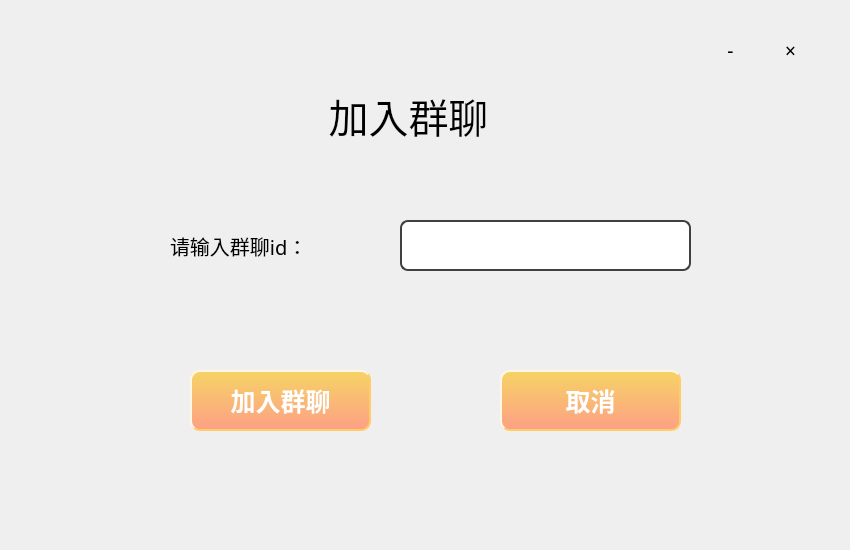
<?xml version="1.0" encoding="UTF-8"?>
<ui version="4.0">
 <class>addgroup</class>
 <widget class="QDialog" name="addgroup">
  <property name="geometry">
   <rect>
    <x>0</x>
    <y>0</y>
    <width>850</width>
    <height>550</height>
   </rect>
  </property>
  <property name="windowTitle">
   <string>Dialog</string>
  </property>
  <widget class="QLabel" name="label_2">
   <property name="geometry">
    <rect>
     <x>210</x>
     <y>70</y>
     <width>397</width>
     <height>91</height>
    </rect>
   </property>
   <property name="font">
    <font>
     <family>Microsoft YaHei</family>
     <pointsize>30</pointsize>
     <weight>50</weight>
     <bold>false</bold>
    </font>
   </property>
   <property name="text">
    <string>加入群聊</string>
   </property>
   <property name="alignment">
    <set>Qt::AlignCenter</set>
   </property>
  </widget>
  <widget class="QLabel" name="label_3">
   <property name="geometry">
    <rect>
     <x>0</x>
     <y>0</y>
     <width>850</width>
     <height>550</height>
    </rect>
   </property>
   <property name="styleSheet">
    <string notr="true">border-image: url(:/pic/background.png);</string>
   </property>
   <property name="text">
    <string/>
   </property>
  </widget>
  <widget class="QToolButton" name="minimize">
   <property name="geometry">
    <rect>
     <x>710</x>
     <y>30</y>
     <width>41</width>
     <height>41</height>
    </rect>
   </property>
   <property name="font">
    <font>
     <family>Microsoft YaHei</family>
     <pointsize>14</pointsize>
    </font>
   </property>
   <property name="cursor">
    <cursorShape>PointingHandCursor</cursorShape>
   </property>
   <property name="text">
    <string>-</string>
   </property>
   <property name="autoRaise">
    <bool>true</bool>
   </property>
  </widget>
  <widget class="QToolButton" name="close">
   <property name="geometry">
    <rect>
     <x>770</x>
     <y>30</y>
     <width>41</width>
     <height>41</height>
    </rect>
   </property>
   <property name="font">
    <font>
     <family>Microsoft YaHei</family>
     <pointsize>14</pointsize>
    </font>
   </property>
   <property name="cursor">
    <cursorShape>PointingHandCursor</cursorShape>
   </property>
   <property name="text">
    <string>×</string>
   </property>
   <property name="autoRaise">
    <bool>true</bool>
   </property>
  </widget>
  <widget class="QLabel" name="label">
   <property name="geometry">
    <rect>
     <x>170</x>
     <y>210</y>
     <width>241</width>
     <height>71</height>
    </rect>
   </property>
   <property name="font">
    <font>
     <family>Microsoft YaHei</family>
     <pointsize>15</pointsize>
    </font>
   </property>
   <property name="text">
    <string>请输入群聊id：</string>
   </property>
  </widget>
  <widget class="QLineEdit" name="getGroupId">
   <property name="geometry">
    <rect>
     <x>400</x>
     <y>220</y>
     <width>291</width>
     <height>51</height>
    </rect>
   </property>
   <property name="font">
    <font>
     <family>Microsoft YaHei</family>
     <pointsize>14</pointsize>
    </font>
   </property>
   <property name="styleSheet">
    <string notr="true">QLineEdit {
	border: 2px solid #404040; /* 边框宽度为1px，颜色为#A0A0A0 */
	border-radius: 8px; /* 边框圆角 */
	padding-left: 5px; /* 文本距离左边界有5px */
	background-color: #FFFFFF; /* 背景颜色 */
	color: #0A0A0A; /* 文本颜色 */
	selection-background-color: #298DFF; /* 选中文本的背景颜色 */
	selection-color: #F2F2F2; /* 选中文本的颜色 */
	font-family: &quot;Microsoft YaHei&quot;; /* 文本字体族 */
	font-size: 14pt; /* 文本字体大小 */
}

QLineEdit:hover { /* 鼠标悬浮在QLineEdit时的状态 */
	border: 2px solid #00EE76;
	border-radius: 8px;
	background-color: #FFFFFF;
        color: #0A0A0A;
        selection-background-color: #298DFF;
	selection-color: #F2F2F2;
}

QLineEdit.long-width {
	border-width: 8px 12px; /* 第一个值是垂直边框宽度，第二个值是水平边框宽度 */
}
</string>
   </property>
  </widget>
  <widget class="QPushButton" name="groupAdded">
   <property name="geometry">
    <rect>
     <x>190</x>
     <y>370</y>
     <width>181</width>
     <height>61</height>
    </rect>
   </property>
   <property name="styleSheet">
    <string notr="true">QPushButton
{
    color:#ffffff; /*文字颜色*/
    background-color:qlineargradient(x1: 0, y1: 0, x2: 0, y2: 1, stop:0 #f6d365, stop: 1 #fda085);/*背景色*/
    border-style:outset; /*边框风格*/
    border-width:2px;/*边框宽度*/
    border-color:#FFCC66; /*边框颜色*/
    border-radius:10px; /*边框倒角*/
    font:Bold 25px; /*字体*/
    font-family: &quot;Microsoft YaHei&quot;;
    min-width:100px;/*控件最小宽度*/
    min-height:20px;/*控件最小高度*/
    padding:4px;/*内边距*/
}
 
QPushButton:hover
{
    color:#ffffff; /*文字颜色*/
    background-color:qlineargradient(x1: 0, y1: 0, x2: 0, y2: 1, stop:0 #fda085, stop: 1 #fee140);/*背景色*/
    border-style:outset; /*边框风格*/
    border-width:2px;/*边框宽度*/
    border-color:#FFCC66; /*边框颜色*/
    border-radius:10px; /*边框倒角*/
    font:bold 25px; /*字体*/
    font-family: &quot;Microsoft YaHei&quot;;
    min-width:100px;/*控件最小宽度*/
    min-height:20px;/*控件最小高度*/
    padding:4px;/*内边距*/
}
QPushButton:pressed
{
    color:#ffffff; /*文字颜色*/
    background-color:qlineargradient(x1: 0, y1: 0, x2: 0, y2: 1, stop:0 #fda085, stop: 1 #43e97b);/*背景色*/
    border-style:outset; /*边框风格*/
    border-width:2px;/*边框宽度*/
    border-color:#FFCC66; /*边框颜色*/
    border-radius:10px; /*边框倒角*/
    font:bold 25px; /*字体*/
    font-family: &quot;Microsoft YaHei&quot;;
    min-width:100px;/*控件最小宽度*/
    min-height:20px;/*控件最小高度*/
    padding:4px;/*内边距*/
}



</string>
   </property>
   <property name="text">
    <string>加入群聊</string>
   </property>
  </widget>
  <widget class="QPushButton" name="canceled">
   <property name="geometry">
    <rect>
     <x>500</x>
     <y>370</y>
     <width>181</width>
     <height>61</height>
    </rect>
   </property>
   <property name="styleSheet">
    <string notr="true">QPushButton
{
    color:#ffffff; /*文字颜色*/
    background-color:qlineargradient(x1: 0, y1: 0, x2: 0, y2: 1, stop:0 #f6d365, stop: 1 #fda085);/*背景色*/
    border-style:outset; /*边框风格*/
    border-width:2px;/*边框宽度*/
    border-color:#FFCC66; /*边框颜色*/
    border-radius:10px; /*边框倒角*/
    font:Bold 25px; /*字体*/
    font-family: &quot;Microsoft YaHei&quot;;
    min-width:100px;/*控件最小宽度*/
    min-height:20px;/*控件最小高度*/
    padding:4px;/*内边距*/
}
 
QPushButton:hover
{
    color:#ffffff; /*文字颜色*/
    background-color:qlineargradient(x1: 0, y1: 0, x2: 0, y2: 1, stop:0 #fda085, stop: 1 #fee140);/*背景色*/
    border-style:outset; /*边框风格*/
    border-width:2px;/*边框宽度*/
    border-color:#FFCC66; /*边框颜色*/
    border-radius:10px; /*边框倒角*/
    font:bold 25px; /*字体*/
    font-family: &quot;Microsoft YaHei&quot;;
    min-width:100px;/*控件最小宽度*/
    min-height:20px;/*控件最小高度*/
    padding:4px;/*内边距*/
}
QPushButton:pressed
{
    color:#ffffff; /*文字颜色*/
    background-color:qlineargradient(x1: 0, y1: 0, x2: 0, y2: 1, stop:0 #fda085, stop: 1 #43e97b);/*背景色*/
    border-style:outset; /*边框风格*/
    border-width:2px;/*边框宽度*/
    border-color:#FFCC66; /*边框颜色*/
    border-radius:10px; /*边框倒角*/
    font:bold 25px; /*字体*/
    font-family: &quot;Microsoft YaHei&quot;;
    min-width:100px;/*控件最小宽度*/
    min-height:20px;/*控件最小高度*/
    padding:4px;/*内边距*/
}



</string>
   </property>
   <property name="text">
    <string>取消</string>
   </property>
  </widget>
  <widget class="QLabel" name="label_4">
   <property name="geometry">
    <rect>
     <x>20</x>
     <y>20</y>
     <width>161</width>
     <height>161</height>
    </rect>
   </property>
   <property name="styleSheet">
    <string notr="true">border-image: url(:/pic/theychat-mini.png);</string>
   </property>
   <property name="text">
    <string/>
   </property>
  </widget>
  <zorder>label_3</zorder>
  <zorder>label</zorder>
  <zorder>getGroupId</zorder>
  <zorder>groupAdded</zorder>
  <zorder>canceled</zorder>
  <zorder>label_2</zorder>
  <zorder>minimize</zorder>
  <zorder>close</zorder>
  <zorder>label_4</zorder>
 </widget>
 <resources/>
 <connections/>
</ui>
